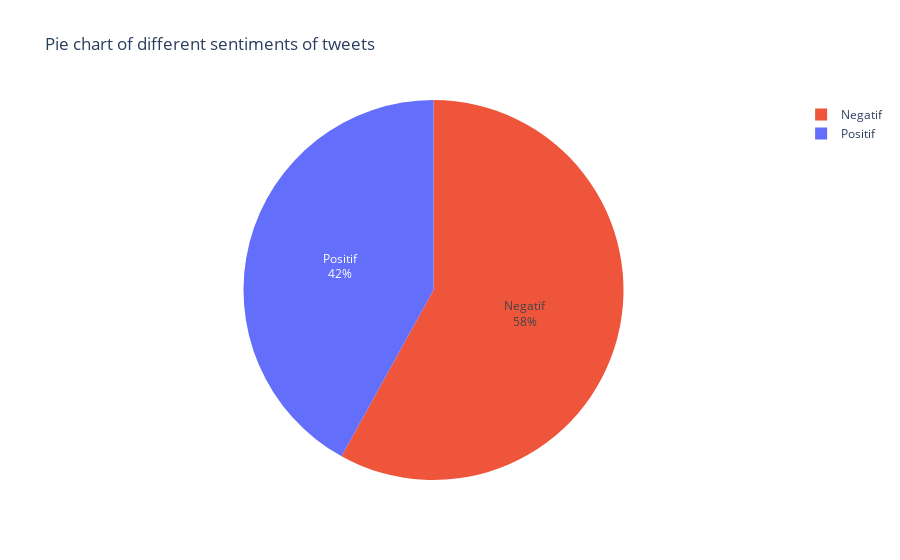

Source (notebook cell):
### Code cell
# Pie chart for sentiment, blue color for positif and red color for negatif
fig_pie = px.pie(tweet_df, names='sentiment', color="sentiment", title='Pie chart of different sentiments of tweets')
fig_pie.update_traces(textposition='inside', textinfo='percent+label')
fig_pie.show()

### Figure 1 — Plotly figure (JSON) as saved in the notebook; plotly's stock layout.template omitted (floating-point values rounded to 4 significant figures; data arrays with more than 128 entries replaced by an {"elided": "..."} marker saying what was removed)
{"data": [{"customdata": {"elided": "2002x1 str values"}, "domain": {"x": [0, 1], "y": [0, 1]}, "hovertemplate": "sentiment=%{customdata[0]}<extra></extra>", "labels": {"elided": "2002 str values"}, "legendgroup": "", "marker": {"colors": {"elided": "2002 str values"}}, "name": "", "showlegend": true, "textinfo": "percent+label", "textposition": "inside", "type": "pie"}], "layout": {"legend": {"tracegroupgap": 0}, "title": {"text": "Pie chart of different sentiments of tweets"}}}
